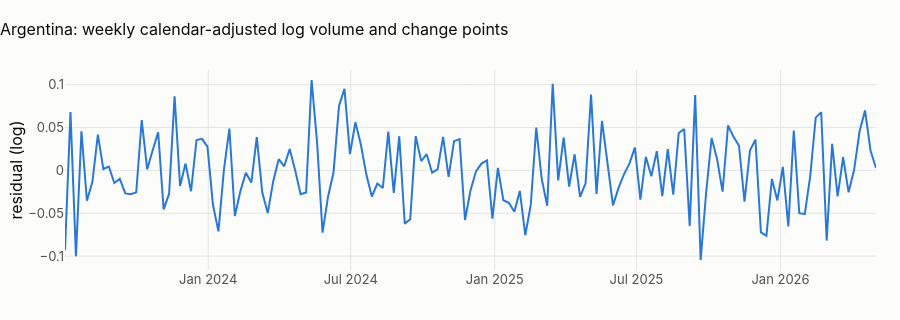

The code cell stored with this chart in its notebook:
### Markdown cell above
## 2 · Change points in the level of activity
**Method.** PELT (pruned exact linear time) on the weekly mean of the calendar-adjusted log volume, with an RBF cost
and a penalty of 3·log(n) (BIC-like): it finds the dates where the series' level shifts, and the penalty decides how
much shift is worth a break. Weekly aggregation removes the daily noise that would otherwise force many small breaks.

### Code cell
wk = daily.set_index("local_date").resid.resample("W").mean().dropna()
algo = rpt.Pelt(model="rbf", min_size=6).fit(wk.to_numpy().reshape(-1, 1))
bkps = algo.predict(pen=3 * np.log(len(wk)))
dates = [wk.index[b - 1] for b in bkps[:-1]]
fig = px.line(
    x=wk.index,
    y=wk.values,
    title=f"{CTRY.title}: weekly calendar-adjusted log volume and change points",
)
for d in dates:
    fig.add_vline(x=d, line_dash="dash")
fig.update_layout(height=320, xaxis_title=None, yaxis_title="residual (log)")
fig.show()
display(
    Markdown(
        f"**{len(dates)} change point(s)** "
        + (
            f"at {', '.join(str(d.date()) for d in dates)}."
            if dates
            else f"in {len(wk)} weeks: the level of activity never shifts."
        )
    )
)

### Figure 1 — Plotly figure (JSON) as saved in the notebook; plotly's stock layout.template omitted (floating-point values rounded to 4 significant figures; data arrays with more than 128 entries replaced by an {"elided": "..."} marker saying what was removed)
{"data": [{"hovertemplate": "x=%{x}<br>y=%{y}<extra></extra>", "legendgroup": "", "line": {"color": "#2a78d6", "dash": "solid"}, "marker": {"symbol": "circle"}, "mode": "lines", "name": "", "orientation": "v", "showlegend": false, "type": "scatter", "x": {"elided": "149 str values"}, "xaxis": "x", "y": {"elided": "149 float values"}, "yaxis": "y"}], "layout": {"height": 320, "legend": {"tracegroupgap": 0}, "title": {"text": "Argentina: weekly calendar-adjusted log volume and change points"}, "xaxis": {"anchor": "y", "domain": [0.0, 1.0], "title": {}}, "yaxis": {"anchor": "x", "domain": [0.0, 1.0], "title": {"text": "residual (log)"}}}}
